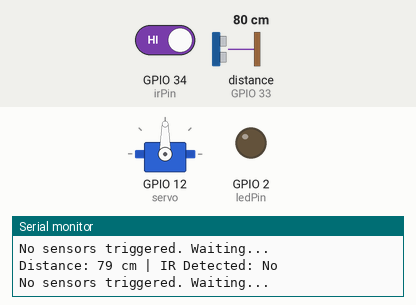
The sketch below on a simulated ESP32. Parts: servo, output pins drawn as LEDs (lit = HIGH), the last lines printed to the serial monitor. Wiring (inferred from the names in the program): ultrasonic range finder: trigger GPIO 32; echo GPIO 33. The test bench sets the inputs (shaded band); at power-on: distance to the obstacle (sensor on GPIO 33) 80 cm, GPIO 34 (irPin) HIGH. The echo pulse lasts 58.3 µs per cm; pins used as bus, display or sensor lines are not drawn.

Above: at 4.2 s.
4.3 s: distance to the obstacle (sensor on GPIO 33) set to 32 cm
5.8 s: distance to the obstacle (sensor on GPIO 33) set to 28 cm
At 6.06 s:
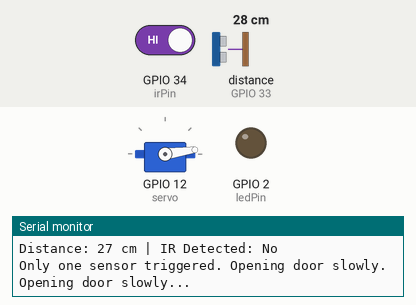
At 6.66 s:
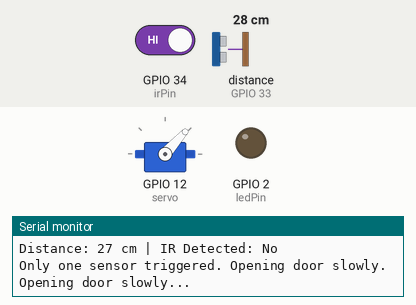
Timing chart, 0 to 8.8 s (numbered marks = the images above; inputs shaded):
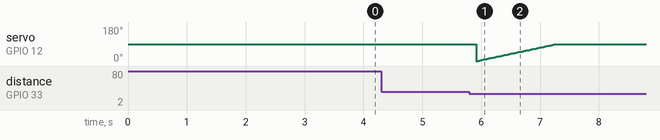

Measured:
- the behaviour switches between 31 and 30 cm on distance to the obstacle (sensor on GPIO 33) (found by bisection; images 0 and 1)

The sketch:

Door-Opener.ino
```cpp
#include <ESP32Servo.h>

Servo servo;

const int trigPin = 32;
const int echoPin = 33;
const int irPin = 34;
const int ledPin = 2;

int doorPosition = 0;

void setup() {
    Serial.begin(9600);
    delay(3000);

    servo.attach(12);
    pinMode(trigPin, OUTPUT);
    pinMode(echoPin, INPUT);
    pinMode(irPin, INPUT);
    pinMode(ledPin, OUTPUT);

    Serial.println("System initialized. Components ready.");
}

int measureDistance() {
    digitalWrite(trigPin, LOW);
    delayMicroseconds(2);
    digitalWrite(trigPin, HIGH);
    delayMicroseconds(10);
    digitalWrite(trigPin, LOW);

    long duration = pulseIn(echoPin, HIGH);
    return duration * 0.034 / 2;
}

bool isIRObjectDetected() { return digitalRead(irPin) == LOW; }

void openDoor() {
    if (doorPosition == 90) {
        Serial.println("Door is already fully open.");
        return;
    }

    Serial.println("Opening door slowly...");
    for (int pos = doorPosition; pos <= 90; pos++) {
        servo.write(pos);
        doorPosition = pos;
        delay(15);
    }
}

bool canCloseDoor() {
    int distance = measureDistance();
    bool irDetected = isIRObjectDetected();

    return (distance >= 30 && !irDetected);
}

void closeDoor() {
    if (doorPosition == 0) {
        Serial.println("Door is already fully closed.");
        return;
    }

    if (canCloseDoor()) {
        Serial.println("Closing door slowly...");
        for (int pos = doorPosition; pos >= 0; pos--) {
            servo.write(pos);
            doorPosition = pos;
            delay(15);
        }
    } else {
        Serial.println("Cannot close door: Object detected or distance is too close.");
    }
}

void checkSensorsAndControlDoor() {
    int distance = measureDistance();
    bool irDetected = isIRObjectDetected();

    Serial.print("Distance: ");
    Serial.print(distance);
    Serial.print(" cm | IR Detected: ");
    Serial.println(irDetected ? "Yes" : "No");

    if (distance < 30 && irDetected) {
        Serial.println("Both sensors triggered. Opening door fully.");
        openDoor();
        delay(5000);
        closeDoor();
    } else if (distance < 30 || irDetected) {
        Serial.println("Only one sensor triggered. Opening door slowly.");
        openDoor();

        delay(5000);
        distance = measureDistance();
        irDetected = isIRObjectDetected();

        closeDoor();
    } else {
        Serial.println("No sensors triggered. Waiting...");
    }
}

void loop() {
    checkSensorsAndControlDoor();
    delay(100);
}
```
